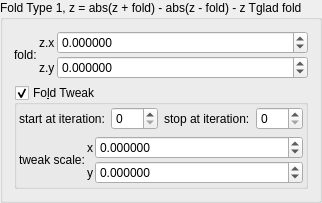
      <widget class="QGroupBox" name="groupBox_6">
       <property name="title">
        <string>Fold Type 1, z = abs(z + fold) - abs(z - fold) - z Tglad fold</string>
       </property>
       <layout class="QVBoxLayout" name="verticalLayout_11">
        <item>
         <layout class="QGridLayout" name="gridLayout_35" columnstretch="0,0,1">
          <property name="spacing">
           <number>2</number>
          </property>
          <item row="1" column="2">
           <widget class="MyDoubleSpinBox" name="spinbox3_transf_addition_constant_111_y">
            <property name="sizePolicy">
             <sizepolicy hsizetype="Minimum" vsizetype="Maximum">
              <horstretch>0</horstretch>
              <verstretch>0</verstretch>
             </sizepolicy>
            </property>
            <property name="prefix">
             <string/>
            </property>
            <property name="decimals">
             <number>6</number>
            </property>
            <property name="minimum">
             <double>-99.989999999999995</double>
            </property>
            <property name="singleStep">
             <double>0.100000000000000</double>
            </property>
           </widget>
          </item>
          <item row="1" column="1">
           <widget class="QLabel" name="label_135">
            <property name="text">
             <string notr="true">z.y</string>
            </property>
           </widget>
          </item>
          <item row="0" column="2">
           <widget class="MyDoubleSpinBox" name="spinbox3_transf_addition_constant_111_x">
            <property name="sizePolicy">
             <sizepolicy hsizetype="Minimum" vsizetype="Maximum">
              <horstretch>0</horstretch>
              <verstretch>0</verstretch>
             </sizepolicy>
            </property>
            <property name="prefix">
             <string/>
            </property>
            <property name="decimals">
             <number>6</number>
            </property>
            <property name="minimum">
             <double>-99.989999999999995</double>
            </property>
            <property name="singleStep">
             <double>0.100000000000000</double>
            </property>
           </widget>
          </item>
          <item row="0" column="1">
           <widget class="QLabel" name="label_110">
            <property name="text">
             <string notr="true">z.x</string>
            </property>
           </widget>
          </item>
          <item row="0" column="0" rowspan="2">
           <widget class="QLabel" name="label_258">
            <property name="text">
             <string>fold:</string>
            </property>
           </widget>
          </item>
         </layout>
        </item>
        <item>
         <widget class="MyGroupBox" name="groupCheck_transf_function_enabledCz_false">
          <property name="font">
           <font>
            <weight>50</weight>
            <bold>false</bold>
           </font>
          </property>
          <property name="title">
           <string>Fo&amp;ld Tweak</string>
          </property>
          <property name="checkable">
           <bool>true</bool>
          </property>
          <layout class="QVBoxLayout" name="verticalLayout_5">
           <property name="leftMargin">
            <number>2</number>
           </property>
           <property name="topMargin">
            <number>2</number>
           </property>
           <property name="rightMargin">
            <number>2</number>
           </property>
           <property name="bottomMargin">
            <number>2</number>
           </property>
           <item>
            <layout class="QHBoxLayout" name="horizontalLayout_20" stretch="0,1,0,1">
             <item>
              <widget class="QLabel" name="label_101">
               <property name="text">
                <string>start at iteration:</string>
               </property>
              </widget>
             </item>
             <item>
              <widget class="MySpinBox" name="spinboxInt_transf_start_iterations_T">
               <property name="sizePolicy">
                <sizepolicy hsizetype="Minimum" vsizetype="Maximum">
                 <horstretch>0</horstretch>
                 <verstretch>0</verstretch>
                </sizepolicy>
               </property>
               <property name="minimum">
                <number>0</number>
               </property>
               <property name="maximum">
                <number>999</number>
               </property>
               <property name="value">
                <number>0</number>
               </property>
              </widget>
             </item>
             <item>
              <widget class="QLabel" name="label_73">
               <property name="text">
                <string>stop at iteration:</string>
               </property>
              </widget>
             </item>
             <item>
              <widget class="MySpinBox" name="spinboxInt_transf_stop_iterationsT_1">
               <property name="sizePolicy">
                <sizepolicy hsizetype="Preferred" vsizetype="Maximum">
                 <horstretch>0</horstretch>
                 <verstretch>0</verstretch>
                </sizepolicy>
               </property>
               <property name="maximum">
                <number>999</number>
               </property>
              </widget>
             </item>
            </layout>
           </item>
           <item>
            <layout class="QGridLayout" name="gridLayout_6" columnstretch="0,0,1">
             <property name="spacing">
              <number>2</number>
             </property>
             <item row="0" column="1">
              <widget class="QLabel" name="label_32">
               <property name="text">
                <string notr="true">x</string>
               </property>
              </widget>
             </item>
             <item row="1" column="1">
              <widget class="QLabel" name="label_33">
               <property name="text">
                <string notr="true">y</string>
               </property>
              </widget>
             </item>
             <item row="0" column="2">
              <widget class="MyDoubleSpinBox" name="spinbox3_transf_scale3D_000_x">
               <property name="enabled">
                <bool>true</bool>
               </property>
               <property name="sizePolicy">
                <sizepolicy hsizetype="Minimum" vsizetype="Maximum">
                 <horstretch>0</horstretch>
                 <verstretch>0</verstretch>
                </sizepolicy>
               </property>
               <property name="decimals">
                <number>6</number>
               </property>
               <property name="minimum">
                <double>-99.989999999999995</double>
               </property>
               <property name="maximum">
                <double>99.989999999999995</double>
               </property>
               <property name="singleStep">
                <double>0.100000000000000</double>
               </property>
              </widget>
             </item>
             <item row="1" column="2">
              <widget class="MyDoubleSpinBox" name="spinbox3_transf_scale3D_000_y">
               <property name="enabled">
                <bool>true</bool>
               </property>
               <property name="sizePolicy">
                <sizepolicy hsizetype="Minimum" vsizetype="Maximum">
                 <horstretch>0</horstretch>
                 <verstretch>0</verstretch>
                </sizepolicy>
               </property>
               <property name="decimals">
                <number>6</number>
               </property>
               <property name="minimum">
                <double>-99.989999999999995</double>
               </property>
               <property name="maximum">
                <double>99.989999999999995</double>
               </property>
               <property name="singleStep">
                <double>0.100000000000000</double>
               </property>
              </widget>
             </item>
             <item row="0" column="0" rowspan="2">
              <widget class="QLabel" name="label_38">
               <property name="text">
                <string>tweak scale:</string>
               </property>
              </widget>
             </item>
            </layout>
           </item>
          </layout>
         </widget>
        </item>
       </layout>
      </widget>
